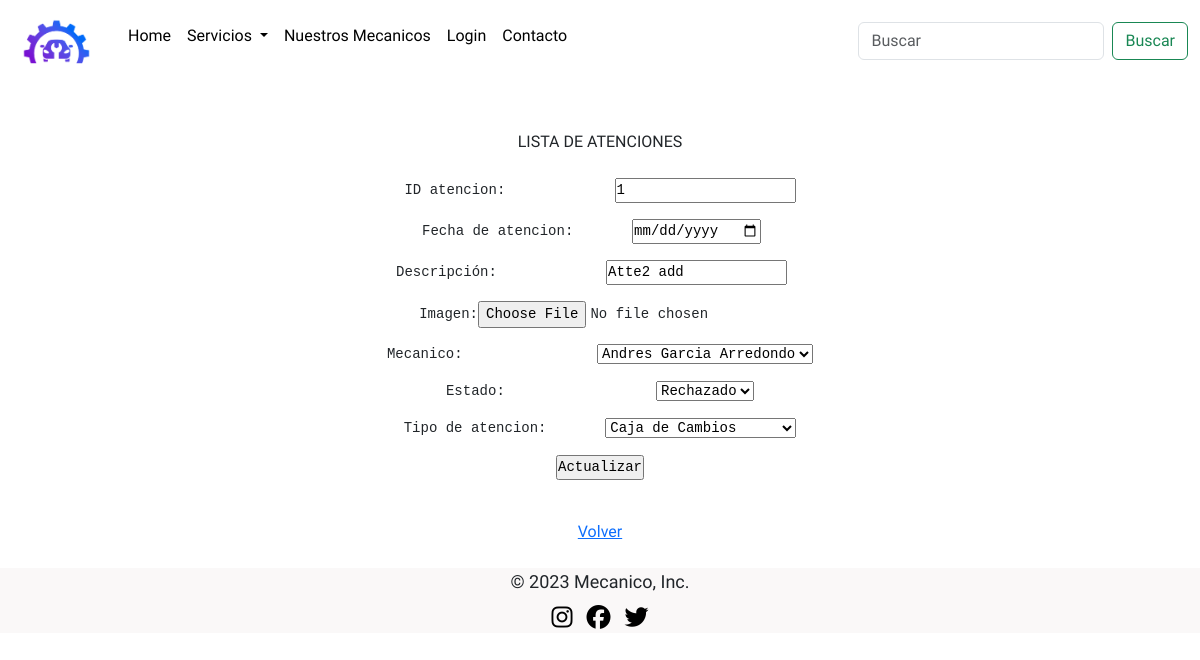
Page /taller/encontrar_atencion/1 on the earlier database version.
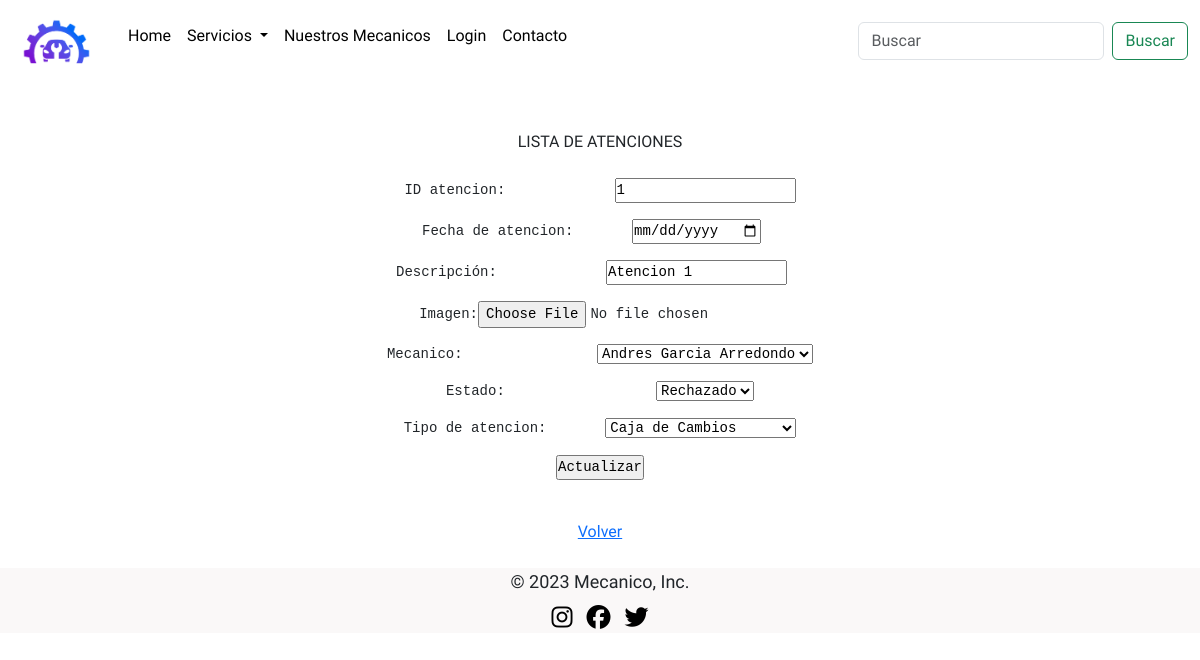
Same page on the later database version.
### taller/models.py (models this page shows, shortened)
class Atencion(models.Model):
    id_atencion         = models.AutoField(primary_key = True)
    fecha_ate           = models.DateField(blank=False, null=False , auto_now=False, auto_now_add=False)
    descripcion_ate     = models.CharField(blank=False, null=False, max_length=500)
    imagen_trabajo      = models.ImageField(upload_to=None , null = False, blank = False)
    rut                 = models.ForeignKey("Mecanico",  on_delete=models.CASCADE)
    id_estado           = models.ForeignKey("estado_atencion", on_delete=models.CASCADE, default = 2)
    id_tipo_atencion    = models.ForeignKey("tipo_atencion",  on_delete=models.CASCADE)

### taller/views.py (the view)
# urls.py: path('encontrar_atencion/<str:pk>', views.encontrar_atencion, name='encontrar_atencion'),
def encontrar_atencion(request, pk):
    if pk != "":
        atenciones= Atencion.objects.get(id_atencion=pk)
        mecanicos= Mecanico.objects.all()
        tipos_atenciones= tipo_atencion.objects.all()
        estados_atenciones= estado_atencion.objects.all()
        context={'atenciones': atenciones, 'mecanicos': mecanicos, 'tipos_atenciones': tipos_atenciones, 'estados_atenciones': estados_atenciones}
        if atenciones:
            return render(request, 'taller/modificar_atenciones.html', context)
        else:
            context={'mensaje': "Error, Atencion no existe."}
            return render(request,'taller/lista_atenciones.html' )

### taller/templates/taller/modificar_atenciones.html (shortened to what the changed rows need)
{%load static%}
<!DOCTYPE html>
<html lang="en">
<head>
    <link href="https://cdn.jsdelivr.net/npm/bootstrap@5.3.0-alpha3/dist/css/bootstrap.min.css" rel="stylesheet">
    <link href="https://getbootstrap.com/docs/5.3/assets/css/docs.css" rel="stylesheet">
    <link rel="stylesheet" href="{% static 'css/style.css'%}">
    <link rel="stylesheet" href="{% static 'css/nav.css'%}">
</head>
<body>
<main>
    <br>
    <br>
    <div class="container" style="text-align: center; item-align: center;" >
            <table>
                {% if atenciones %}
                    <form action="{% url 'modificar_atencion' %}" method="POST">
                        <pre>ID atencion:             <input type="text" name="id_atencion" value="{{atenciones.id_atencion}}" readonly ></pre>
                        <pre>Fecha de atencion:       <input type="date" name="fechaAten" value="{{atenciones.fecha_ate}}" required >  </pre>
                        <pre>Descripción:             <input type="text" name="Descripcion" value="{{atenciones.descripcion_ate}}" >  </pre>
                        <pre>Imagen:<input accept="image/*" type="file" value="" >  </pre>
                        <pre>Mecanico:                <select name="mecanico">
                        {% for mecanico in mecanicos %}
                            {%if mecanico.mecanico == atenciones.rut.mecanico %}
                                <option value= "{{mecanico.rut}}" selected> {{mecanico.nombre}} {{mecanico.ap_paterno}} {{mecanico.ap_materno}} </option>
                            {%else %}
                                <option value= "{{mecanico.rut}}"> {{mecanico.mecanico}} </option>
                            {% endif %}
                        {% endfor %}
                        </select></pre>
                        <pre>Estado:                  <select name="estado">
                        {%for estado_atencion in estados_atenciones  %}
                            {%if estado_atencion.estado_atencion == atenciones.id_estado.estado_atencion %}
                                <option value= "{{estado_atencion.id_estado}}" selected> {{estado_atencion.tipo_estado}} </option>
                            {% else%}
                                <option value= "{{estado_atencion.id_estado}}" > {{estado_atencion.tipo_estado}} </option>
                            {%endif%}
                        {%endfor%}
                        </select></pre>
                        <pre>Tipo de atencion:       <select name="tipo_atencion">
                        {% for tipo_atencion in tipos_atenciones %}
                            {% if tipo_atencion.tipo_atencion == atenciones.id_tipo_atencion.tipo_atencion %}
                                <option value= "{{tipo_atencion.id_tipo_atencion}}" selected>  {{tipo_atencion.categoria_atencion}}  </option>
                            {% else %}
                                <option value= "{{tipo_atencion.id_tipo_atencion}}">  {{tipo_atencion.categoria_atencion}}  </option>
                            {% endif %}
                        {% endfor %}
                        </select></pre>
                        <pre><input type="submit" name="opcion" value="Actualizar"></pre>
                    </form>
                {%endif%}
                <br>
            </table>
    </div>
</main>
</body>
</html>

Differences in the rows shown:
changed Atencion id 1: Descripcion "Atte2 add" → "Atencion 1"
